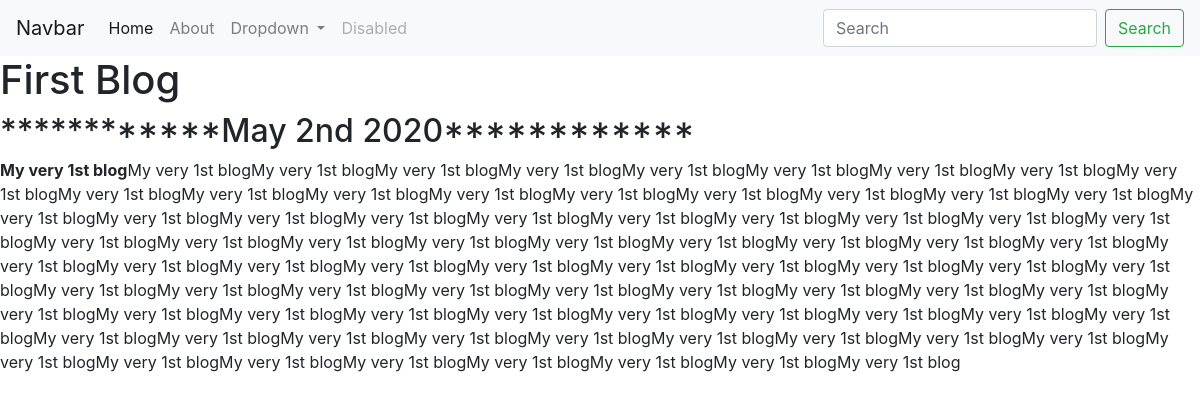
The page /blog/6/ on the database its author committed.
### blog/models.py (models this page shows, shortened)
class Blog(models.Model):
    title= models.CharField(max_length=200)
    description= models.TextField()
    date= models.DateField()

### blog/views.py (the view)
# urls.py: path('<int:blog_id>/', views.detail, name='detail'),
def detail(request, blog_id):
    blog= get_object_or_404(Blog, pk=blog_id)
    return render(request, 'blog/detail.html', {'blog': blog})

### blog/templates/blog/detail.html
{% extends 'portfolio/base.html'%}
{% block content %}
<h1>{{blog.title}}</h1>
<h2>************{{blog.date|date:'F jS Y'}}************</h2>
<p>{{blog.description|safe}}</p>
{% endblock %}

### rows shown on the page
Blog: title "First Blog", date "May 2nd 2020", description "My very 1st blog My very 1st blogMy very 1st blogMy very 1st blogMy very 1st blogMy very 1st blogMy very 1st blogMy very 1st blogMy very 1st blogMy very 1st blogMy very 1st blogMy very 1st blogMy very 1st blogMy very 1st blogMy very 1st blogMy very 1st blogMy very 1st blogMy very 1st blogMy very 1st blogMy very 1st blogMy very 1st blogMy very 1st blogMy very 1st blogMy very 1st blogMy very 1st blogMy very 1st blogMy very 1st blogMy very 1st blogMy very 1st blogMy very 1st blogMy very 1st blogMy very 1st blogMy very 1st blogMy very 1st blogMy very 1st blogMy very 1st blogMy very 1st blogMy very 1st blogMy very 1st blogMy very 1st blogMy very 1st blogMy very 1st blogMy very 1st blogMy very…"
